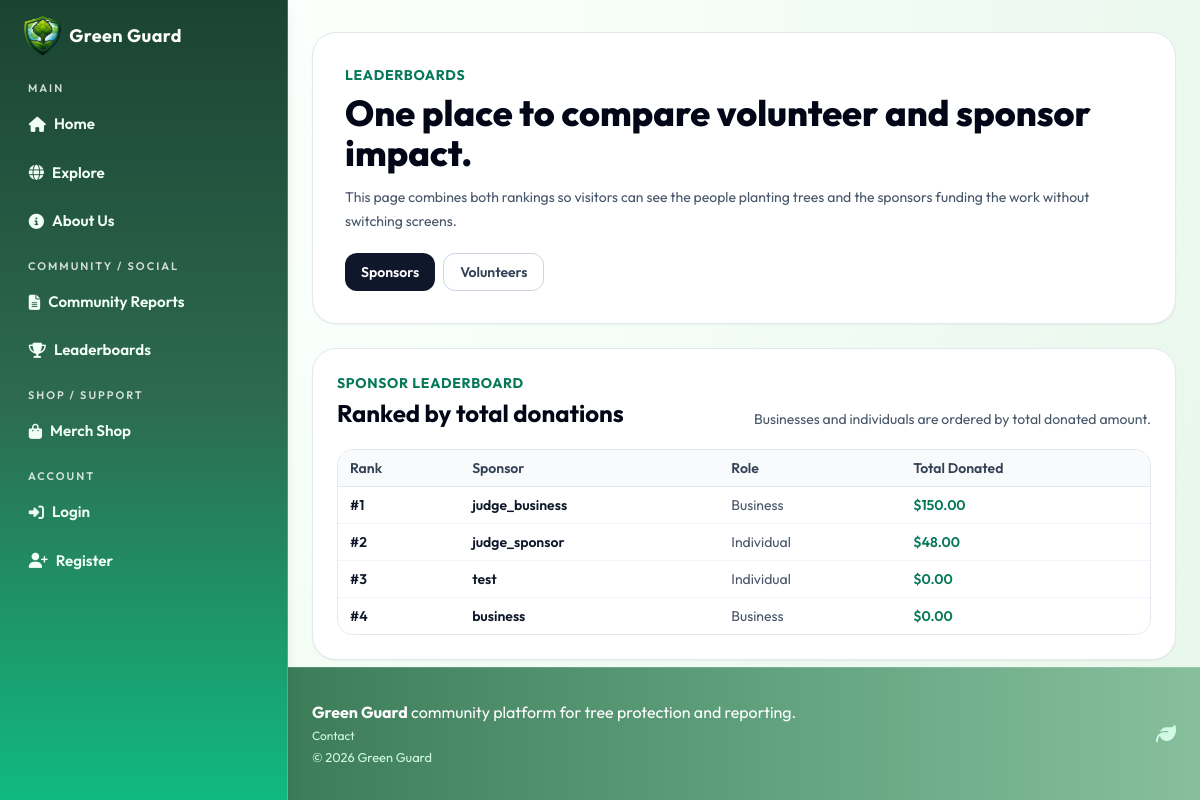
The app's page /leaderboard with its own data.
### models.py (models this page shows, shortened)
class User(UserMixin, db.Model):
    id = db.Column(db.Integer, primary_key=True)
    username = db.Column(db.String(80), unique=True, nullable=False)
    email = db.Column(db.String(120), unique=True, nullable=False)
    password_hash = db.Column(db.String(255), nullable=False)
    role = db.Column(db.String(30), default="individual", nullable=False)
    is_admin = db.Column(db.Boolean, default=False, nullable=False)
    verification_status = db.Column(
        db.String(20), default="approved", nullable=False
    )
    verified_at = db.Column(db.DateTime)
    verified_by_id = db.Column(db.Integer, db.ForeignKey("user.id"))
    created_at = db.Column(
        db.DateTime, default=datetime.utcnow, nullable=False)
    verified_by = db.relationship(
        "User",
        remote_side=[id],
        foreign_keys=[verified_by_id],
        post_update=True,
    )
    tree_records = db.relationship(
        "TreeRecord", backref="user", lazy=True, cascade="all, delete-orphan"
    )
    cutting_reports = db.relationship(
        "CuttingReport", backref="user", lazy=True, cascade="all, delete-orphan"
    )
    volunteer_signups = db.relationship(
        "VolunteerCampaignSignup", backref="user", lazy=True, cascade="all, delete-orphan"
    )
    support_donations = db.relationship(
        "SupportDonation", backref="user", lazy=True, cascade="all, delete-orphan"
    )
    created_campaigns = db.relationship(
        "Campaign", backref="creator", lazy=True, foreign_keys="Campaign.creator_user_id"
    )
    merch_purchases = db.relationship(
        "MerchPurchase", backref="user", lazy=True, cascade="all, delete-orphan"
    )

### routes/main.py (the view)
@main_bp.route("/leaderboard")
def leaderboard():
    return render_template(
        "shared/leaderboards.html",
        sponsor_leaderboard=_build_sponsor_leaderboard_rows(),
        volunteer_leaderboard=_build_volunteer_leaderboard_rows(),
    )

### routes/main.py (called while the page is built)
def _build_sponsor_leaderboard_rows() -> list[dict]:
    sponsor_users = User.query.filter(
        User.is_admin.is_(False),
        User.role.in_(["business", "individual"]),
    ).all()
    rows = []
    for user in sponsor_users:
        total_amount = sum(
            float(donation.amount)
            for donation in SupportDonation.query.filter_by(user_id=user.id).all()
        )
        rows.append({"user": user, "total_amount": total_amount})
    rows.sort(
        key=lambda item: (
            item["total_amount"],
            item["user"].username.lower(),
        ),
        reverse=True,
    )
    for index, item in enumerate(rows, start=1):
        item["rank"] = index
    return rows

def _calculate_volunteer_score(user: User) -> dict:
    trees = TreeRecord.query.filter_by(user_id=user.id).all()
    reports = CuttingReport.query.filter_by(user_id=user.id).all()
    campaigns_created = Campaign.query.filter_by(
        creator_user_id=user.id).count()
    tree_count = sum(tree.quantity or 0 for tree in trees)
    report_count = len(reports)
    tree_points = tree_count * 10
    report_points = report_count * 15
    campaign_points = campaigns_created * 30
    total_points = tree_points + report_points + campaign_points
    return {
        "tree_count": tree_count,
        "report_count": report_count,
        "campaigns_created": campaigns_created,
        "total_points": total_points,
    }

### templates/shared/leaderboards.html (shortened to what this page needs)
{% extends 'base.html' %}
{% block content %}
  <section class="mx-auto mt-8 w-full max-w-6xl px-4 sm:px-6">
    <div class="rounded-3xl border border-slate-200 bg-white p-6 shadow-sm sm:p-8">
      <p class="text-sm font-bold uppercase tracking-wider text-emerald-700">Leaderboards</p>
      <h1 class="mt-2 text-3xl font-extrabold text-slate-950 sm:text-4xl">One place to compare volunteer and sponsor impact.</h1>
      <p class="mt-3 max-w-3xl text-sm leading-6 text-slate-600">This page combines both rankings so visitors can see the people planting trees and the sponsors funding the work without switching screens.</p>
      <div class="mt-5 flex flex-wrap gap-2">
        <button type="button" class="leaderboard-switch rounded-xl bg-slate-900 px-4 py-2 text-sm font-semibold text-white hover:bg-slate-700" data-board-target="sponsors">Sponsors</button>
        <button type="button" class="leaderboard-switch rounded-xl border border-slate-300 px-4 py-2 text-sm font-semibold text-slate-700 hover:bg-slate-100" data-board-target="volunteers">Volunteers</button>
      </div>
    </div>
    <div id="sponsors" class="leaderboard-panel mt-6 rounded-3xl border border-slate-200 bg-white p-6 shadow-sm" data-board-panel="sponsors">
      <div class="flex flex-col gap-2 sm:flex-row sm:items-end sm:justify-between">
        <div>
          <p class="text-sm font-bold uppercase tracking-wider text-emerald-700">Sponsor Leaderboard</p>
          <h2 class="mt-1 text-2xl font-bold text-slate-950">Ranked by total donations</h2>
        </div>
        <p class="text-sm text-slate-600">Businesses and individuals are ordered by total donated amount.</p>
      </div>
      {% if sponsor_leaderboard %}
        <div class="mt-5 overflow-x-auto rounded-2xl border border-slate-200">
          <table class="min-w-full divide-y divide-slate-200 text-sm">
            <thead class="bg-slate-50">
              <tr>
                <th class="px-3 py-2 text-left font-semibold text-slate-700">Rank</th>
                <th class="px-3 py-2 text-left font-semibold text-slate-700">Sponsor</th>
                <th class="px-3 py-2 text-left font-semibold text-slate-700">Role</th>
                <th class="px-3 py-2 text-left font-semibold text-slate-700">Total Donated</th>
              </tr>
            </thead>
            <tbody class="divide-y divide-slate-100 bg-white">
              {% for entry in sponsor_leaderboard %}
                <tr>
                  <td class="px-3 py-2 font-semibold text-slate-900">#{{ entry.rank }}</td>
                  <td class="px-3 py-2 font-semibold text-slate-900">{{ entry.user.username }}</td>
                  <td class="px-3 py-2 text-slate-600">{{ entry.user.role|replace('_', ' ')|title }}</td>
                  <td class="px-3 py-2 font-semibold text-emerald-700">${{ '%.2f'|format(entry.total_amount) }}</td>
                </tr>
              {% endfor %}
            </tbody>
          </table>
        </div>
      {% else %}
        <div class="mt-5 rounded-2xl border border-slate-200 bg-slate-50 p-4 text-sm text-slate-600">No sponsor donations recorded yet.</div>
      {% endif %}
    </div>
  </section>
{% endblock %}

### static/css/style.css (style rules this page uses)
:root { --gg-green-dark: #2f6b47; --gg-green-mid: #5fa07c; --gg-green-soft: #ecf9f0; --gg-earth: #b8a398; --gg-blush: #dff3e5; --gg-sky: #d8efe0; --gg-lemon: #f1f8dc; --gg-text: #223229; --gg-shadow: 0 10px 24px rgba(74, 125, 95, 0.16); }
body { font-family: 'Outfit', sans-serif; background: radial-gradient(circle at 8% 4%, #ffffff 0%, #f7fff9 35%, #eefaf1 70%, #e7f6ea 100%); color: var(--gg-text); }
.text-left, .text-md-left { text-align: left; }
.text-white, .text-light { color: #ffffff; }
.shadow-sm { box-shadow: 0 6px 18px rgba(74, 125, 95, 0.12); }
.border { border: 1px solid #dbe7dd; }
.flex-wrap { flex-wrap: wrap; }
.mt-3 { margin-top: 1rem; }
.mt-5 { margin-top: 3rem; }

### records on screen
User: user.username "judge_business", user.role "Business"
User: user.username "judge_sponsor", user.role "Individual"
User: user.username "test", user.role "Individual"
User: user.username "business", user.role "Business"

### other values on screen
{{ entry.rank }} "1" "2" "3" "4"
{{ '%.2f'|format(entry.total_amount) }} "150.00" "48.00" "0.00" "0.00"
